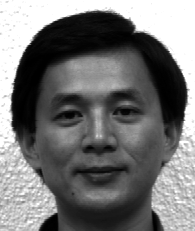
#> input picture hw7/Yale_Face_Database/Testing/subject06.normal.pgm, 195 x 231 px, given as the content of the folder ./Yale_Face_Database/Training, which was not available
$ python PCA_LDA.py
#> lines starting #> are read from the running program, lines starting #| are printed output that depends on the picture; pictures that were not available may be replaced by others from this repository, and a replacement may not be noted
import numpy as np
import scipy.spatial.distance as distance
import cv2
import os
import glob
import matplotlib.pyplot as plt
import argparse
import itertools
from PIL import Image

def load_data():
    Training_path = "./Yale_Face_Database/Training/"
    Testing_path = "./Yale_Face_Database/Testing/"

    test_file = glob.glob(Testing_path+"*.pgm")
    train_file = glob.glob(Training_path+"*.pgm")
    tmp = cv2.imread(train_file[0],0);
#> tmp is the input picture: shape (231, 195); min 0, max 255, mean 117.1
    training_data = np.zeros((len(train_file),RESIZE[1],RESIZE[0]))
    testing_data = np.zeros((len(test_file),RESIZE[1],RESIZE[0]))
    training_label = np.zeros(len(train_file))
    testing_label = np.zeros(len(test_file))

    for f in range(len(train_file)):
        tmp = cv2.imread(train_file[f],0);
        tmp = cv2.resize(tmp, (RESIZE[0], RESIZE[1]), interpolation=cv2.INTER_AREA)
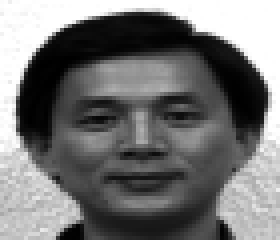
#> tmp: shape (60, 70) (shown 4 times larger); min 0, max 255, mean 117.1
        training_data[f] = tmp
        training_label[f] = int(train_file[f].split("/")[-1].split(".")[0][7:9])
    for f in range(len(test_file)):
        tmp = cv2.imread(test_file[f],0);
        tmp = cv2.resize(tmp, (RESIZE[0],RESIZE[1]), interpolation=cv2.INTER_AREA)
        testing_data[f] = tmp
        testing_label[f] = int(test_file[f].split("/")[-1].split(".")[0][7:9])
#> pass 2 of the loop in load_data, `for f in range(len(test_file)):`:
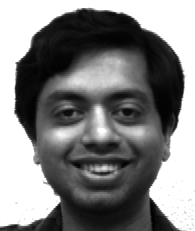
#> input picture hw7/Yale_Face_Database/Testing/subject10.happy.pgm, 195 x 231 px
#> in load_data, tmp is the input picture: shape (231, 195); min 0, max 255, mean 129.1
#> in load_data, `tmp = cv2.resize(tmp, (RESIZE[0],RESIZE[1]), interpolation=cv2.INTER_A..`:
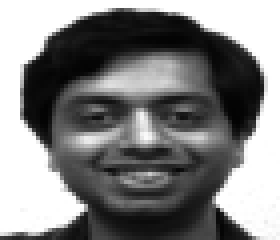
#> tmp: shape (60, 70) (shown 4 times larger); min 3, max 255, mean 129.1
#> pass 3 of the loop in load_data, `for f in range(len(test_file)):`:
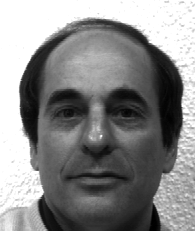
#> input picture hw7/Yale_Face_Database/Testing/subject12.noglasses.pgm, 195 x 231 px
#> in load_data, tmp is the input picture: shape (231, 195); min 0, max 255, mean 136.3
#> in load_data, `tmp = cv2.resize(tmp, (RESIZE[0],RESIZE[1]), interpolation=cv2.INTER_A..`:
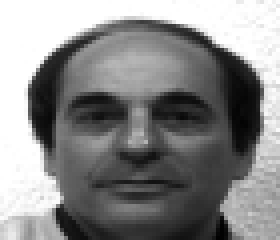
#> tmp: shape (60, 70) (shown 4 times larger); min 1, max 255, mean 136.3
#> the loop made 4 passes; the first 3 are shown

    training_data = training_data.reshape(training_data.shape[0],training_data.shape[1]*training_data.shape[2])
    testing_data = testing_data.reshape(testing_data.shape[0],testing_data.shape[1]*testing_data.shape[2])

    return training_data,testing_data,training_label,testing_label

# [120 lines left out: functions show_eig_face, reconstruct, PCA, LDA, plot_confusion_matrix, metrics and 1 more, not called in this run]

def rbf(data_1,data_2,gamma=1e-5):
    ret = np.exp((-gamma**2) * distance.cdist(data_1,data_2, 'sqeuclidean'))
    return ret

def sigmoid(data_1,data_2,gamma=1e-5,coef=1e-5):
    ret = np.tanh(gamma * np.dot(data_1,data_2.T) + coef)
    return ret

def poly(data_1, data_2, gamma=1e-6, coef=1e-2, degree=2):
    ret = (gamma * np.dot(data_1,data_2.T) + coef) ** degree
    return ret

# [62 lines left out: functions kernelPCA, kernelLDA, not called in this run]

if __name__ == "__main__":
    parser = argparse.ArgumentParser()
    parser.add_argument("-q", default=1, type=int)
    args = parser.parse_args()

    RESIZE = [70,60]
    N_component = 25
    random_n = 10
    # (135, RESIZE[0]*RESIZE[1]), (30, RESIZE[0]*RESIZE[1])
    train_data, test_data,train_label,test_label = load_data()
#> train_label = [6]; test_label = [6, 10, 12, 13]
    # random picking
#> (the run stopped early here; a loop or call above may not have finished)
